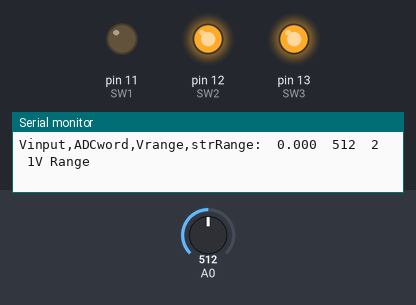
Recording of a sketch running on a simulated Arduino Uno, built with avr-gcc and run on an emulated ATmega328P. Shown: output pins drawn as LEDs (lit = HIGH), the last lines printed to the serial monitor. Inputs (shaded band) come from the test bench; at power-on: A0 = 512.

Above: at 1.2 s.
1.3 s: A0 set to 43
3.7 s: A0 set to 36
At 4.9 s:
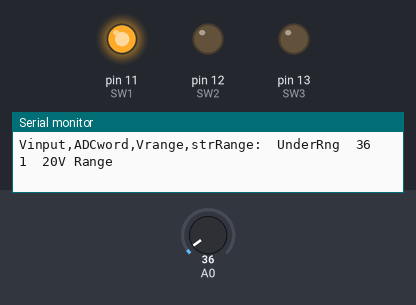
5.5 s: A0 set to 413
7.0 s: A0 set to 429
At 7.15 s:
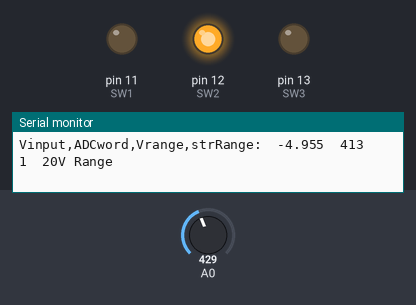
8.7 s: A0 set to 0
At 9.7 s:
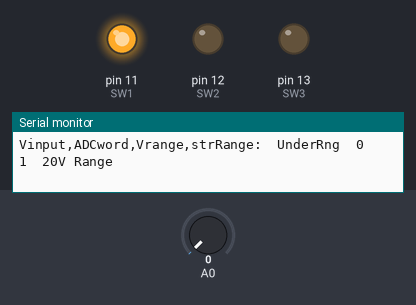
Timing chart, 0 to 11.5 s (numbered marks = the images above; inputs shaded):
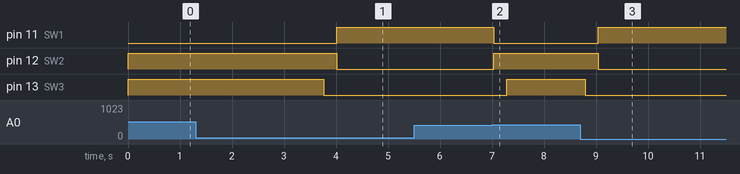

Measured:
- the behaviour switches between 40 and 39 on A0 (found by bisection; images 0 and 1)
- the behaviour switches between 420 and 421 on A0 (found by bisection; images 1 and 2)
- after the input at 3.7 s, pin 11 (SW1): LOW → HIGH after 0.32 s; pin 12 (SW2): HIGH → LOW after 0.32 s; pin 13 (SW3): HIGH → LOW after 0.07 s
- after the input at 7.0 s, pin 11 (SW1): HIGH → LOW at once; pin 12 (SW2): LOW → HIGH at once; pin 13 (SW3): LOW → HIGH after 0.28 s
- after the input at 8.7 s, pin 11 (SW1): LOW → HIGH after 0.34 s; pin 12 (SW2): HIGH → LOW after 0.34 s; pin 13 (SW3): HIGH → LOW after 0.09 s

The sketch:

DVM_discovery_3range_bipolar_auto_1.ino
```cpp
/*
  DVM1 3-Range Bipolar Input

  Read ADC and convert to voltage at input.
  Display Vinput at PC screen
  Change Vrange on Button press
*/

int Vrange = 0;     // 0 - 4V Range, 1 - 20V Range
float VrangeMax1V;
float VrangeMax4V;


int ADCword = 0;    // ADC value (counts)
float Vinput = 0;   // input voltage (V)
float Vref = 5.0;   // reference voltage

char strRange[20];  // range name

// Rdivider
float R1 = 825000;
float R2 = 200000;

// Amplifier
float R5 = 10000;
float R6 = 30100;

// Scale and Shift network
float R7 = 10000;
float R8 = 10000;
float Kscale = R8/(R7+R8);
float Vshift = Vref*R7/(R7+R8);

// Gain
float Kdiv = 1;
float Kamp = 1;
float Ktot = 1;

// switch control
const int SW1 = 11;           // sw1 control
const int SW2 = 12;           // sw2 control
const int SW3 = 13;           // sw2 control
const int buttonPin = 4;     // pushbutton input


// the setup routine runs once *****************************
void setup() {
  // initialize serial communication at 9600 bits per second:
  Serial.begin(9600);

  // configure digital pins
  pinMode(SW1, OUTPUT);               // set as output
  pinMode(SW2, OUTPUT);               // set as output
  pinMode(SW3, OUTPUT);               // set as output
  pinMode(buttonPin, INPUT_PULLUP);   // set as input

  // default standard range (no gains)
  Vrange = 0;

  // divider direct in
  digitalWrite(SW1, LOW);   // sw1 ON
  digitalWrite(SW2, HIGH);  // sw2 OFF
  // Amplifier unity gain
  digitalWrite(SW3, LOW);  // sw3 ON


}


// the loop routine runs continuously **********************
void loop() {

  // read analog input from ADC at pin A0
  ADCword = analogRead(A0);

  // calc scale and shift
  float Kscale = R8/(R7+R8);
  float Vshift = Vref*R7/(R7+R8);

  // calc total scaling
  if (Vrange == 0) {  // Standard
    Kdiv = 1;
    Kamp = 1;
    Ktot = Kdiv * Kamp * Kscale;
  }
  else if (Vrange == 1) {  // High Range
    Kdiv = R2/(R1+R2);
    Kamp = 1;
    Ktot = Kdiv * Kamp * Kscale;
  }
  else if (Vrange == 2) {  // Lo Range
    Kdiv = 1;
    Kamp = (R6/R5+1);
    Ktot = Kdiv * Kamp * Kscale;
  }

  // convert ADC counts to input voltage
  // Vinput = ADCvalue * Vref/2^N * 1/Kdiv
  Vref = 5.0;
  Vinput = (ADCword*(Vref/1024) - Vshift)*1/(Ktot);


  // auto range
  VrangeMax1V = 1.15;
  VrangeMax4V = 4.6;

  if (abs(Vinput) < VrangeMax1V) {
    Vrange = 2;    // 1V Range
  }
  else if (abs(Vinput) >= VrangeMax1V && abs(Vinput) < VrangeMax4V) {
    Vrange = 0;   // 4V Range
  }
  else {
    Vrange = 1;  // 20V Range
  }

    // set Vrange switches at R Divider and Amp
  if (Vrange == 0) { // Standard Range
    // sw to straight in
    digitalWrite(SW1, LOW);   // sw1 ON
    digitalWrite(SW2, HIGH);  // sw2 OFF
    // Amplifier unity gain
    digitalWrite(SW3, LOW);  // sw3 ON
    // name range
    sprintf(strRange, "4V Range");
  }

  if (Vrange == 1) { // High Voltage
    // sw to divider tap
    digitalWrite(SW1, HIGH);  // sw1 OFF
    digitalWrite(SW2, LOW);   // sw2 ON
    // Amplifier unity gain
    digitalWrite(SW3, LOW);  // sw2 ON
    // name range
    sprintf(strRange, "20V Range");
  }

  if (Vrange == 2) {  // Low Voltage
    // sw to straight in
    digitalWrite(SW1, LOW);   // sw1 ON
    digitalWrite(SW2, HIGH);  // sw2 OFF
    // Amplifier Gain
    digitalWrite(SW3, HIGH);  // sw3 OFF
    // name range
    sprintf(strRange, "1V Range");
  }

  // time delay (ms) for approx 4 readings per second
  delay(250);

  // print out the values to computer as ASCII

  Serial.print("Vinput,ADCword,Vrange,strRange:\t");
  if(ADCword > (1023 - 51)){     // check overange 95% to max
        Serial.print("OverRng");
  }
  else if (ADCword < 51){  // check under range 5% of max
        Serial.print("UnderRng");
  }
  else {
        Serial.print(Vinput,3);
  }
  Serial.print("\t");
  Serial.print(ADCword);
  Serial.print("\t");
  Serial.print(Vrange);
  Serial.print("\t");
  Serial.println(strRange);
}
```
